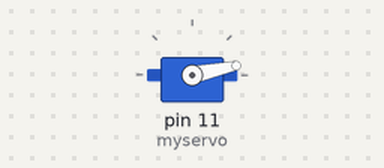
Bench run of a sketch on a simulated Arduino Uno, built with avr-gcc and run on an emulated ATmega328P. Shown: servo.

Above: at 0.05 s.
At 1.7 s:
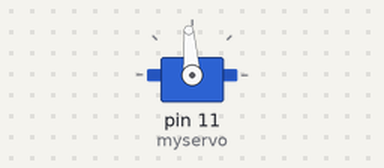
At 3.4 s:
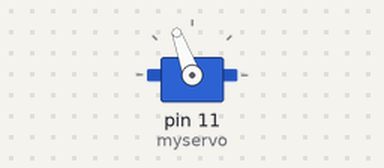
At 6.75 s:
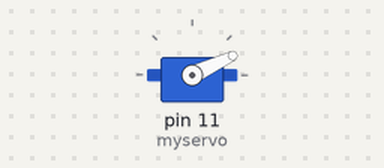
Timing chart, 0 to 13.1 s (numbered marks = the images above):
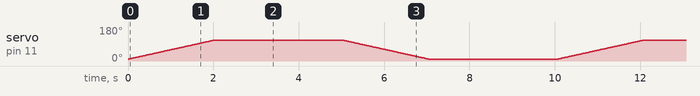

The sketch:

servoMotor_Project.ino
```cpp
#include <Servo.h>
Servo myservo;

void setup() {
  myservo.attach(11);


}

void loop() {
  // put your main code here, to run repeatedly:
  for(int i = 10; i <= 110; i++)
  {
      myservo.write(i);
      delay(20);
  }

delay(3000);

for(int i = 110; i >= 10; i--)
  {
      myservo.write(i);
      delay(20);
  }
  delay(3000);
}
```
